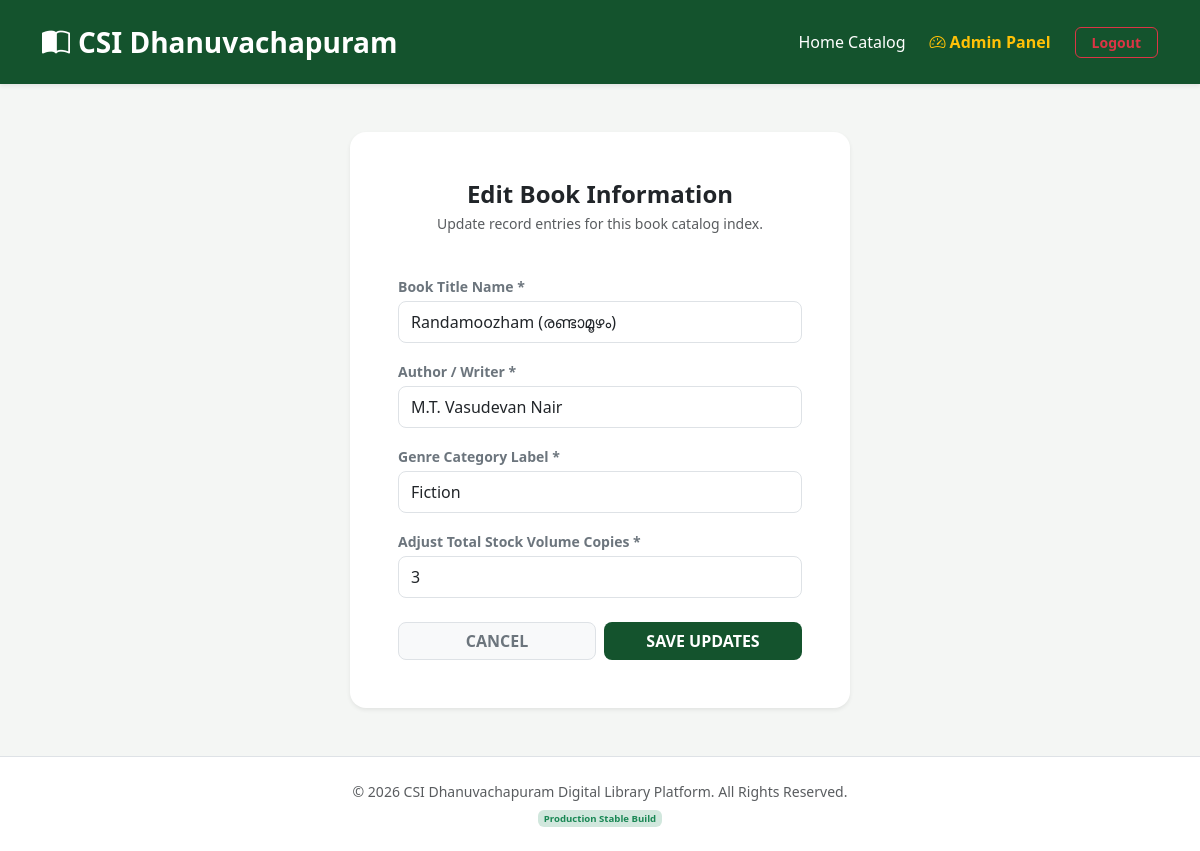
The app's page /admin/edit/2 (signed in) with its own data.
### tables this page shows
CREATE TABLE books (
            id INTEGER PRIMARY KEY AUTOINCREMENT,
            title TEXT NOT NULL,
            author TEXT NOT NULL,
            category TEXT NOT NULL,
            image_url TEXT,
            total_copies INTEGER NOT NULL,
            available_copies INTEGER NOT NULL
        );

### app.py (the view, shortened to what this page needs)
@app.route("/admin/edit/<int:book_id>", methods=["GET", "POST"])
def edit_book(book_id):
    if not session.get("is_admin"):
        return redirect(url_for("admin_login"))
    conn = get_db_connection()
    book = conn.execute("SELECT * FROM books WHERE id = ?", (book_id,)).fetchone()
    conn.close()
    return render_template("edit_book.html", book=book)

### app.py (called while the page is built)
def get_db_connection():
    conn = sqlite3.connect(DB_FILE)
    conn.row_factory = sqlite3.Row
    return conn

### templates/edit_book.html
{% extends 'base.html' %}
{% block content %}
<div class="d-flex justify-content-center align-items-center my-4">
    <div class="card border-0 shadow-sm rounded-4 p-4 p-sm-5 w-100" style="max-width: 500px;">
        <div class="mb-4 text-center">
            <h4 class="fw-bold text-dark tracking-tight m-0">Edit Book Information</h4>
            <p class="text-muted small mt-1">Update record entries for this book catalog index.</p>
        </div>
        <form method="POST" action="{{ url_for('edit_book', book_id=book.id) }}" class="d-flex flex-column gap-3">
            <div>
                <label class="form-label small text-secondary fw-semibold mb-1">Book Title Name *</label>
                <input type="text" name="title" value="{{ book.title }}" required class="form-control rounded-3 border py-2 text-dark shadow-none">
            </div>
            <div>
                <label class="form-label small text-secondary fw-semibold mb-1">Author / Writer *</label>
                <input type="text" name="author" value="{{ book.author }}" required class="form-control rounded-3 border py-2 text-dark shadow-none">
            </div>
            <div>
                <label class="form-label small text-secondary fw-semibold mb-1">Genre Category Label *</label>
                <input type="text" name="category" value="{{ book.category }}" required class="form-control rounded-3 border py-2 text-dark shadow-none">
            </div>
            <div>
                <label class="form-label small text-secondary fw-semibold mb-1">Adjust Total Stock Volume Copies *</label>
                <input type="number" name="copies" value="{{ book.total_copies }}" min="1" required class="form-control rounded-3 border py-2 text-dark shadow-none">
            </div>
            <div class="d-flex gap-2 mt-2">
                <a href="{{ url_for('admin_portal') }}" class="btn btn-light border w-50 py-2.5 rounded-3 fw-bold small text-uppercase text-secondary">Cancel</a>
                <button type="submit" class="btn btn-csi w-50 py-2.5 rounded-3 fw-bold small text-uppercase">Save Updates</button>
            </div>
        </form>
    </div>
</div>
{% endblock %}

### templates/base.html (style rules this page uses)
:root { --csi-green: #14532d; }
body { background-color: #f4f6f4; font-family: system-ui, -apple-system, sans-serif; }
.btn-csi { background-color: var(--csi-green); color: white; border: none; font-weight: 600; }

### records on screen
books: title "Randamoozham (രണ്ടാമൂഴം)", author "M.T. Vasudevan Nair", category "Fiction", copies "3"
